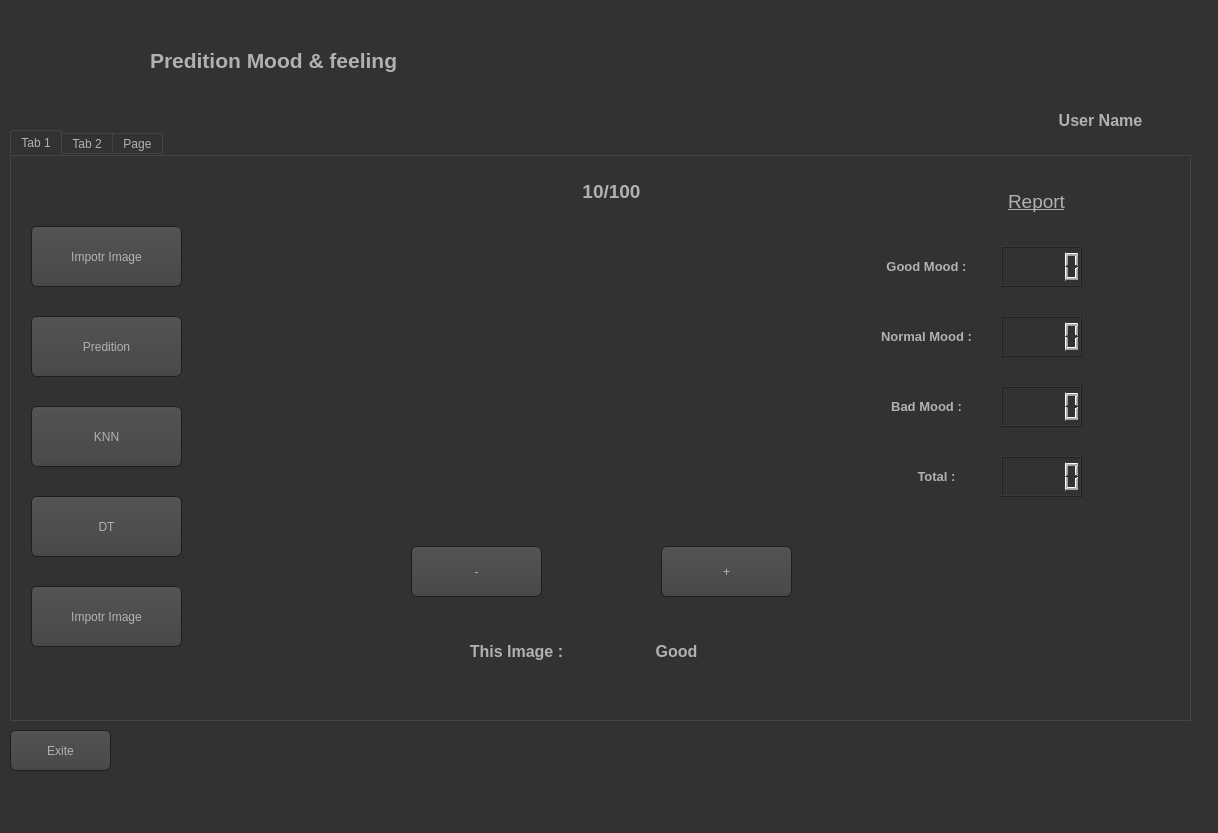
 <widget class="QMainWindow" name="MainWindow">
  <property name="geometry">
   <rect>
    <x>0</x>
    <y>0</y>
    <width>1218</width>
    <height>833</height>
   </rect>
  </property>
  <property name="windowTitle">
   <string>MainWindow</string>
  </property>
  <property name="styleSheet">
   <string notr="true">QToolTip
{
     border: 1px solid black;
     background-color: #ffa02f;
     padding: 1px;
     border-radius: 3px;
     opacity: 100;
}

QWidget
{
    color: #b1b1b1;
    background-color: #323232;
}

QTreeView, QListView
{
    background-color: silver;
    margin-left: 5px;
}

QWidget:item:hover
{
    background-color: QLinearGradient( x1: 0, y1: 0, x2: 0, y2: 1, stop: 0 #ffa02f, stop: 1 #ca0619);
    color: #000000;
}

QWidget:item:selected
{
    background-color: QLinearGradient( x1: 0, y1: 0, x2: 0, y2: 1, stop: 0 #ffa02f, stop: 1 #d7801a);
}

QMenuBar::item
{
    background: transparent;
}

QMenuBar::item:selected
{
    background: transparent;
    border: 1px solid #ffaa00;
}

QMenuBar::item:pressed
{
    background: #444;
    border: 1px solid #000;
    background-color: QLinearGradient(
        x1:0, y1:0,
        x2:0, y2:1,
        stop:1 #212121,
        stop:0.4 #343434/*,
        stop:0.2 #343434,
        stop:0.1 #ffaa00*/
    );
    margin-bottom:-1px;
    padding-bottom:1px;
}

QMenu
{
    border: 1px solid #000;
}

QMenu::item
{
    padding: 2px 20px 2px 20px;
}

QMenu::item:selected
{
    color: #000000;
}

QWidget:disabled
{
    color: #808080;
    background-color: #323232;
}

QAbstractItemView
{
    background-color: QLinearGradient( x1: 0, y1: 0, x2: 0, y2: 1, stop: 0 #4d4d4d, stop: 0.1 #646464, stop: 1 #5d5d5d);
}

QWidget:focus
{
    /*border: 1px solid darkgray;*/
}

QLineEdit
{
    background-color: QLinearGradient( x1: 0, y1: 0, x2: 0, y2: 1, stop: 0 #4d4d4d, stop: 0 #646464, stop: 1 #5d5d5d);
    padding: 1px;
    border-style: solid;
    border: 1px solid #1e1e1e;
    border-radius: 5;
}

QPushButton
{
    color: #b1b1b1;
    background-color: QLinearGradient( x1: 0, y1: 0, x2: 0, y2: 1, stop: 0 #565656, stop: 0.1 #525252, stop: 0.5 #4e4e4e, stop: 0.9 #4a4a4a, stop: 1 #464646);
    border-width: 1px;
    border-color: #1e1e1e;
    border-style: solid;
    border-radius: 6;
    padding: 3px;
    font-size: 12px;
    padding-left: 5px;
    padding-right: 5px;
    min-width: 40px;
}

QPushButton:pressed
{
    background-color: QLinearGradient( x1: 0, y1: 0, x2: 0, y2: 1, stop: 0 #2d2d2d, stop: 0.1 #2b2b2b, stop: 0.5 #292929, stop: 0.9 #282828, stop: 1 #252525);
}

QComboBox
{
    selection-background-color: #ffaa00;
    background-color: QLinearGradient( x1: 0, y1: 0, x2: 0, y2: 1, stop: 0 #565656, stop: 0.1 #525252, stop: 0.5 #4e4e4e, stop: 0.9 #4a4a4a, stop: 1 #464646);
    border-style: solid;
    border: 1px solid #1e1e1e;
    border-radius: 5;
}

QComboBox:hover,QPushButton:hover
{
    border: 2px solid QLinearGradient( x1: 0, y1: 0, x2: 0, y2: 1, stop: 0 #ffa02f, stop: 1 #d7801a);
}


QComboBox:on
{
    padding-top: 3px;
    padding-left: 4px;
    background-color: QLinearGradient( x1: 0, y1: 0, x2: 0, y2: 1, stop: 0 #2d2d2d, stop: 0.1 #2b2b2b, stop: 0.5 #292929, stop: 0.9 #282828, stop: 1 #252525);
    selection-background-color: #ffaa00;
}

QComboBox QAbstractItemView
{
    border: 2px solid darkgray;
    selection-background-color: QLinearGradient( x1: 0, y1: 0, x2: 0, y2: 1, stop: 0 #ffa02f, stop: 1 #d7801a);
}

QComboBox::drop-down
{
     subcontrol-origin: padding;
     subcontrol-position: top right;
     width: 15px;

     border-left-width: 0px;
     border-left-color: darkgray;
     border-left-style: solid; /* just a single line */
     border-top-right-radius: 3px; /* same radius as the QComboBox */
     border-bottom-right-radius: 3px;
 }

QComboBox::down-arrow
{
     image: url(:/dark_orange/img/down_arrow.png);
}

QGroupBox
{
    border: 1px solid darkgray;
    margin-top: 10px;
}

QGroupBox:focus
{
    border: 1px solid darkgray;
}

QTextEdit:focus
{
    border: 1px solid darkgray;
}

QScrollBar:horizontal {
     border: 1px solid #222222;
     background: QLinearGradient( x1: 0, y1: 0, x2: 0, y2: 1, stop: 0.0 #121212, stop: 0.2 #282828, stop: 1 #484848);
     height: 7px;
     margin: 0px 16px 0 16px;
}

QScrollBar::handle:horizontal
{
      background: QLinearGradient( x1: 0, y1: 0, x2: 1, y2: 0, stop: 0 #ffa02f, stop: 0.5 #d7801a, stop: 1 #ffa02f);
      min-height: 20px;
      border-radius: 2px;
}

QScrollBar::add-line:horizontal {
      border: 1px solid #1b1b19;
      border-radius: 2px;
      background: QLinearGradient( x1: 0, y1: 0, x2: 1, y2: 0, stop: 0 #ffa02f, stop: 1 #d7801a);
      width: 14px;
      subcontrol-position: right;
      subcontrol-origin: margin;
}

QScrollBar::sub-line:horizontal {
      border: 1px solid #1b1b19;
      border-radius: 2px;
      background: QLinearGradient( x1: 0, y1: 0, x2: 1, y2: 0, stop: 0 #ffa02f, stop: 1 #d7801a);
      width: 14px;
     subcontrol-position: left;
     subcontrol-origin: margin;
}

QScrollBar::right-arrow:horizontal, QScrollBar::left-arrow:horizontal
{
      border: 1px solid black;
      width: 1px;
      height: 1px;
      background: white;
}

QScrollBar::add-page:horizontal, QScrollBar::sub-page:horizontal
{
      background: none;
}

QScrollBar:vertical
{
      background: QLinearGradient( x1: 0, y1: 0, x2: 1, y2: 0, stop: 0.0 #121212, stop: 0.2 #282828, stop: 1 #484848);
      width: 7px;
      margin: 16px 0 16px 0;
      border: 1px solid #222222;
}

QScrollBar::handle:vertical
{
      background: QLinearGradient( x1: 0, y1: 0, x2: 0, y2: 1, stop: 0 #ffa02f, stop: 0.5 #d7801a, stop: 1 #ffa02f);
      min-height: 20px;
      border-radius: 2px;
}

QScrollBar::add-line:vertical
{
      border: 1px solid #1b1b19;
      border-radius: 2px;
      background: QLinearGradient( x1: 0, y1: 0, x2: 0, y2: 1, stop: 0 #ffa02f, stop: 1 #d7801a);
      height: 14px;
      subcontrol-position: bottom;
      subcontrol-origin: margin;
}

QScrollBar::sub-line:vertical
{
      border: 1px solid #1b1b19;
      border-radius: 2px;
      background: QLinearGradient( x1: 0, y1: 0, x2: 0, y2: 1, stop: 0 #d7801a, stop: 1 #ffa02f);
      height: 14px;
      subcontrol-position: top;
      subcontrol-origin: margin;
}

QScrollBar::up-arrow:vertical, QScrollBar::down-arrow:vertical
{
      border: 1px solid black;
      width: 1px;
      height: 1px;
      background: white;
}


QScrollBar::add-page:vertical, QScrollBar::sub-page:vertical
{
      background: none;
}

QTextEdit
{
    background-color: #242424;
}

QPlainTextEdit
{
    background-color: #242424;
}

QHeaderView::section
{
    background-color: QLinearGradient(x1:0, y1:0, x2:0, y2:1, stop:0 #616161, stop: 0.5 #505050, stop: 0.6 #434343, stop:1 #656565);
    color: white;
    padding-left: 4px;
    border: 1px solid #6c6c6c;
}

QCheckBox:disabled
{
color: #414141;
}

QDockWidget::title
{
    text-align: center;
    spacing: 3px; /* spacing between items in the tool bar */
    background-color: QLinearGradient(x1:0, y1:0, x2:0, y2:1, stop:0 #323232, stop: 0.5 #242424, stop:1 #323232);
}

QDockWidget::close-button, QDockWidget::float-button
{
    text-align: center;
    spacing: 1px; /* spacing between items in the tool bar */
    background-color: QLinearGradient(x1:0, y1:0, x2:0, y2:1, stop:0 #323232, stop: 0.5 #242424, stop:1 #323232);
}

QDockWidget::close-button:hover, QDockWidget::float-button:hover
{
    background: #242424;
}

QDockWidget::close-button:pressed, QDockWidget::float-button:pressed
{
    padding: 1px -1px -1px 1px;
}

QMainWindow::separator
{
    background-color: QLinearGradient(x1:0, y1:0, x2:0, y2:1, stop:0 #161616, stop: 0.5 #151515, stop: 0.6 #212121, stop:1 #343434);
    color: white;
    padding-left: 4px;
    border: 1px solid #4c4c4c;
    spacing: 3px; /* spacing between items in the tool bar */
}

QMainWindow::separator:hover
{

    background-color: QLinearGradient(x1:0, y1:0, x2:0, y2:1, stop:0 #d7801a, stop:0.5 #b56c17 stop:1 #ffa02f);
    color: white;
    padding-left: 4px;
    border: 1px solid #6c6c6c;
    spacing: 3px; /* spacing between items in the tool bar */
}

QToolBar::handle
{
     spacing: 3px; /* spacing between items in the tool bar */
     background: url(:/dark_orange/img/handle.png);
}

QMenu::separator
{
    height: 2px;
    background-color: QLinearGradient(x1:0, y1:0, x2:0, y2:1, stop:0 #161616, stop: 0.5 #151515, stop: 0.6 #212121, stop:1 #343434);
    color: white;
    padding-left: 4px;
    margin-left: 10px;
    margin-right: 5px;
}

QProgressBar
{
    border: 2px solid grey;
    border-radius: 5px;
    text-align: center;
}

QProgressBar::chunk
{
    background-color: #d7801a;
    width: 2.15px;
    margin: 0.5px;
}

QTabBar::tab {
    color: #b1b1b1;
    border: 1px solid #444;
    border-bottom-style: none;
    background-color: #323232;
    padding-left: 10px;
    padding-right: 10px;
    padding-top: 3px;
    padding-bottom: 2px;
    margin-right: -1px;
}

QTabWidget::pane {
    border: 1px solid #444;
    top: 1px;
}

QTabBar::tab:last
{
    margin-right: 0; /* the last selected tab has nothing to overlap with on the right */
    border-top-right-radius: 3px;
}

QTabBar::tab:first:!selected
{
 margin-left: 0px; /* the last selected tab has nothing to overlap with on the right */


    border-top-left-radius: 3px;
}

QTabBar::tab:!selected
{
    color: #b1b1b1;
    border-bottom-style: solid;
    margin-top: 3px;
    background-color: QLinearGradient(x1:0, y1:0, x2:0, y2:1, stop:1 #212121, stop:.4 #343434);
}

QTabBar::tab:selected
{
    border-top-left-radius: 3px;
    border-top-right-radius: 3px;
    margin-bottom: 0px;
}

QTabBar::tab:!selected:hover
{
    /*border-top: 2px solid #ffaa00;
    padding-bottom: 3px;*/
    border-top-left-radius: 3px;
    border-top-right-radius: 3px;
    background-color: QLinearGradient(x1:0, y1:0, x2:0, y2:1, stop:1 #212121, stop:0.4 #343434, stop:0.2 #343434, stop:0.1 #ffaa00);
}

QRadioButton::indicator:checked, QRadioButton::indicator:unchecked{
    color: #b1b1b1;
    background-color: #323232;
    border: 1px solid #b1b1b1;
    border-radius: 6px;
}

QRadioButton::indicator:checked
{
    background-color: qradialgradient(
        cx: 0.5, cy: 0.5,
        fx: 0.5, fy: 0.5,
        radius: 1.0,
        stop: 0.25 #ffaa00,
        stop: 0.3 #323232
    );
}

QCheckBox::indicator{
    color: #b1b1b1;
    background-color: #323232;
    border: 1px solid #b1b1b1;
    width: 9px;
    height: 9px;
}

QRadioButton::indicator
{
    border-radius: 6px;
}

QRadioButton::indicator:hover, QCheckBox::indicator:hover
{
    border: 1px solid #ffaa00;
}

QCheckBox::indicator:checked
{
    image:url(:/dark_orange/img/checkbox.png);
}

QCheckBox::indicator:disabled, QRadioButton::indicator:disabled
{
    border: 1px solid #444;
}


QSlider::groove:horizontal {
    border: 1px solid #3A3939;
    height: 8px;
    background: #201F1F;
    margin: 2px 0;
    border-radius: 2px;
}

QSlider::handle:horizontal {
    background: QLinearGradient( x1: 0, y1: 0, x2: 0, y2: 1,
      stop: 0.0 silver, stop: 0.2 #a8a8a8, stop: 1 #727272);
    border: 1px solid #3A3939;
    width: 14px;
    height: 14px;
    margin: -4px 0;
    border-radius: 2px;
}

QSlider::groove:vertical {
    border: 1px solid #3A3939;
    width: 8px;
    background: #201F1F;
    margin: 0 0px;
    border-radius: 2px;
}

QSlider::handle:vertical {
    background: QLinearGradient( x1: 0, y1: 0, x2: 0, y2: 1, stop: 0.0 silver,
      stop: 0.2 #a8a8a8, stop: 1 #727272);
    border: 1px solid #3A3939;
    width: 14px;
    height: 14px;
    margin: 0 -4px;
    border-radius: 2px;
}

QAbstractSpinBox {
    padding-top: 2px;
    padding-bottom: 2px;
    border: 1px solid darkgray;

    border-radius: 2px;
    min-width: 50px;
}
</string>
  </property>
  <widget class="QWidget" name="centralwidget">
   <widget class="QTabWidget" name="tabWidget">
    <property name="geometry">
     <rect>
      <x>10</x>
      <y>130</y>
      <width>1181</width>
      <height>591</height>
     </rect>
    </property>
    <property name="styleSheet">
     <string notr="true">QToolTip
{
     border: 1px solid black;
     background-color: #D1DBCB;
     padding: 1px;
     border-radius: 3px;
     opacity: 100;
}

QWidget
{
    color: #b1b1b1;
    background-color: #323232;
}

QWidget:item:hover
{
    background-color: QLinearGradient( x1: 0, y1: 0, x2: 0, y2: 1, stop: 0 #D1DBCB, stop: 1 #b2b6af);
    color: #000000;
}

QWidget:item:selected
{
    background-color: QLinearGradient( x1: 0, y1: 0, x2: 0, y2: 1, stop: 0 #D1DBCB, stop: 1 #b2b6af);
}

QMenuBar::item
{
    background: transparent;
}

QMenuBar::item:selected
{
    background: transparent;
    border: 1px solid #fdf6e3;
}

QMenuBar::item:pressed
{
    background: #444;
    border: 1px solid #000;
    background-color: QLinearGradient(
        x1:0, y1:0,
        x2:0, y2:1,
        stop:1 #212121,
        stop:0.4 #343434/*,
        stop:0.2 #343434,
        stop:0.1 #fdf6e3*/
    );
    margin-bottom:-1px;
    padding-bottom:1px;
}

QMenu
{
    border: 1px solid #000;
}

QMenu::item
{
    padding: 2px 20px 2px 20px;
}

QMenu::item:selected
{
    color: #000000;
}

QWidget:disabled
{
    color: #404040;
    background-color: #323232;
}

QAbstractItemView
{
    background-color: QLinearGradient( x1: 0, y1: 0, x2: 0, y2: 1, stop: 0 #4d4d4d, stop: 0.1 #646464, stop: 1 #5d5d5d);
}

QWidget:focus
{
    /*border: 2px solid QLinearGradient( x1: 0, y1: 0, x2: 0, y2: 1, stop: 0
     #D1DBCB, stop: 1 #b2b6af);*/
}

QLineEdit
{
    background-color: QLinearGradient( x1: 0, y1: 0, x2: 0, y2: 1, stop: 0 #4d4d4d, stop: 0 #646464, stop: 1 #5d5d5d);
    padding: 1px;
    border-style: solid;
    border: 1px solid #1e1e1e;
    border-radius: 5;
}

QPushButton
{
    color: #b1b1b1;
    background-color: QLinearGradient( x1: 0, y1: 0, x2: 0, y2: 1, stop: 0 #565656, stop: 0.1 #525252, stop: 0.5 #4e4e4e, stop: 0.9 #4a4a4a, stop: 1 #464646);
    border-width: 1px;
    border-color: #1e1e1e;
    border-style: solid;
    border-radius: 6;
    padding: 3px;
    font-size: 12px;
    padding-left: 5px;
    padding-right: 5px;
}

QPushButton:pressed
{
    background-color: QLinearGradient( x1: 0, y1: 0, x2: 0, y2: 1, stop: 0 #2d2d2d, stop: 0.1 #2b2b2b, stop: 0.5 #292929, stop: 0.9 #282828, stop: 1 #252525);
}

QComboBox
{
    selection-background-color: #fdf6e3;
    background-color: QLinearGradient( x1: 0, y1: 0, x2: 0, y2: 1, stop: 0 #565656, stop: 0.1 #525252, stop: 0.5 #4e4e4e, stop: 0.9 #4a4a4a, stop: 1 #464646);
    border-style: solid;
    border: 1px solid #1e1e1e;
    border-radius: 5;
}

QComboBox:hover,QPushButton:hover
{
    border: 2px solid QLinearGradient( x1: 0, y1: 0, x2: 0, y2: 1, stop: 0
    #D1DBCB, stop: 1 #b2b6af);
}


QComboBox:on
{
    padding-top: 3px;
    padding-left: 4px;
    background-color: QLinearGradient( x1: 0, y1: 0, x2: 0, y2: 1, stop: 0 #2d2d2d, stop: 0.1 #2b2b2b, stop: 0.5 #292929, stop: 0.9 #282828, stop: 1 #252525);
    selection-background-color: #fdf6e3;
}

QComboBox QAbstractItemView
{
    border: 2px solid darkgray;
    selection-background-color: QLinearGradient( x1: 0, y1: 0, x2: 0, y2: 1,
     stop: 0 #D1DBCB, stop: 1 #b2b6af);
}

QComboBox::drop-down
{
     subcontrol-origin: padding;
     subcontrol-position: top right;
     width: 15px;

     border-left-width: 0px;
     border-left-color: darkgray;
     border-left-style: solid; /* just a single line */
     border-top-right-radius: 3px; /* same radius as the QComboBox */
     border-bottom-right-radius: 3px;
 }

QComboBox::down-arrow
{
     image: url(:/down_arrow.png);
}

QGroupBox:focus
{
border: 2px solid QLinearGradient( x1: 0, y1: 0, x2: 0, y2: 1, stop: 0
#D1DBCB, stop: 1 #b2b6af);
}

QTextEdit:focus
{
    border: 2px solid QLinearGradient( x1: 0, y1: 0, x2: 0, y2: 1, stop: 0
    #D1DBCB, stop: 1 #b2b6af);
}

QScrollArea:focus {
border: 1px solid black;
}

QScrollBar:horizontal {
     border: 1px solid #222222;
     background: QLinearGradient( x1: 0, y1: 0, x2: 0, y2: 1, stop: 0.0 #121212, stop: 0.2 #282828, stop: 1 #484848);
     height: 7px;
     margin: 0px 16px 0 16px;
}

QScrollBar::handle:horizontal
{
      background: QLinearGradient( x1: 0, y1: 0, x2: 1, y2: 0, stop: 0
      #D1DBCB, stop: 0.5 #b2b6af, stop: 1 #D1DBCB);
      min-height: 20px;
      border-radius: 2px;
}

QScrollBar::add-line:horizontal {
      border: 1px solid #1b1b19;
      border-radius: 2px;
      background: QLinearGradient( x1: 0, y1: 0, x2: 1, y2: 0, stop: 0
      #D1DBCB, stop: 1 #b2b6af);
      width: 14px;
      subcontrol-position: right;
      subcontrol-origin: margin;
}

QScrollBar::sub-line:horizontal {
      border: 1px solid #1b1b19;
      border-radius: 2px;
      background: QLinearGradient( x1: 0, y1: 0, x2: 1, y2: 0, stop: 0
      #D1DBCB, stop: 1 #b2b6af);
      width: 14px;
     subcontrol-position: left;
     subcontrol-origin: margin;
}

QScrollBar::right-arrow:horizontal, QScrollBar::left-arrow:horizontal
{
      border: 1px solid black;
      width: 1px;
      height: 1px;
      background: white;
}

QScrollBar::add-page:horizontal, QScrollBar::sub-page:horizontal
{
      background: none;
}

QScrollBar:vertical
{
      background: QLinearGradient( x1: 0, y1: 0, x2: 1, y2: 0, stop: 0.0 #121212, stop: 0.2 #282828, stop: 1 #484848);
      width: 7px;
      margin: 16px 0 16px 0;
      border: 1px solid #222222;
}

QScrollBar::handle:vertical
{
      background: QLinearGradient( x1: 0, y1: 0, x2: 0, y2: 1, stop: 0
      #D1DBCB, stop: 0.5 #b2b6af, stop: 1 #D1DBCB);
      min-height: 20px;
      border-radius: 2px;
}

QScrollBar::add-line:vertical
{
      border: 1px solid #1b1b19;
      border-radius: 2px;
      background: QLinearGradient( x1: 0, y1: 0, x2: 0, y2: 1, stop: 0
      #D1DBCB, stop: 1 #b2b6af);
      height: 14px;
      subcontrol-position: bottom;
      subcontrol-origin: margin;
}

QScrollBar::sub-line:vertical
{
      border: 1px solid #1b1b19;
      border-radius: 2px;
      background: QLinearGradient( x1: 0, y1: 0, x2: 0, y2: 1, stop: 0 #b2b6af,
      stop: 1 #D1DBCB);
      height: 14px;
      subcontrol-position: top;
      subcontrol-origin: margin;
}

QScrollBar::up-arrow:vertical, QScrollBar::down-arrow:vertical
{
      border: 1px solid black;
      width: 1px;
      height: 1px;
      background: white;
}


QScrollBar::add-page:vertical, QScrollBar::sub-page:vertical
{
      background: none;
}

QTextEdit
{
    background-color: #242424;
}

QPlainTextEdit
{
    background-color: #242424;
}

QHeaderView::section
{
    background-color: QLinearGradient(x1:0, y1:0, x2:0, y2:1, stop:0 #616161, stop: 0.5 #505050, stop: 0.6 #434343, stop:1 #656565);
    color: white;
    padding-left: 4px;
    border: 1px solid #6c6c6c;
}

QCheckBox:disabled
{
color: #414141;
}

QDockWidget::title
{
    text-align: center;
    spacing: 3px; /* spacing between items in the tool bar */
    background-color: QLinearGradient(x1:0, y1:0, x2:0, y2:1, stop:0 #323232, stop: 0.5 #242424, stop:1 #323232);
}

QDockWidget::close-button, QDockWidget::float-button
{
    text-align: center;
    spacing: 1px; /* spacing between items in the tool bar */
    background-color: QLinearGradient(x1:0, y1:0, x2:0, y2:1, stop:0 #323232, stop: 0.5 #242424, stop:1 #323232);
}

QDockWidget::close-button:hover, QDockWidget::float-button:hover
{
    background: #242424;
}

QDockWidget::close-button:pressed, QDockWidget::float-button:pressed
{
    padding: 1px -1px -1px 1px;
}

QMainWindow::separator
{
    background-color: QLinearGradient(x1:0, y1:0, x2:0, y2:1, stop:0 #161616, stop: 0.5 #151515, stop: 0.6 #212121, stop:1 #343434);
    color: white;
    padding-left: 4px;
    border: 1px solid #4c4c4c;
    spacing: 3px; /* spacing between items in the tool bar */
}

QMainWindow::separator:hover
{

    background-color: QLinearGradient(x1:0, y1:0, x2:0, y2:1, stop:0 #b2b6af,
    stop:0.5 #b56c17 stop:1 #D1DBCB);
    color: white;
    padding-left: 4px;
    border: 1px solid #6c6c6c;
    spacing: 3px; /* spacing between items in the tool bar */
}

QToolBar {
    border: 1px transparent #323232;
    background: 1px solid #323232;
}

QToolBar::handle
{
     spacing: 3px; /* spacing between items in the tool bar */
     background: url(:/images/handle.png);
}

QMenu::separator
{
    height: 2px;
    background-color: QLinearGradient(x1:0, y1:0, x2:0, y2:1, stop:0 #161616, stop: 0.5 #151515, stop: 0.6 #212121, stop:1 #343434);
    color: white;
    padding-left: 4px;
    margin-left: 10px;
    margin-right: 5px;
}

QProgressBar
{
    border: 2px solid grey;
    border-radius: 5px;
    text-align: center;
}

QProgressBar::chunk
{
    background-color: #b2b6af;
    width: 2.15px;
    margin: 0.5px;
}

QTabBar::tab {
    color: #b1b1b1;
    border: 1px solid #444;
    border-bottom-style: none;
    background-color: #323232;
    padding-left: 10px;
    padding-right: 10px;
    padding-top: 3px;
    padding-bottom: 2px;
    margin-right: -1px;
}

QTabWidget::pane {
    border: 1px solid #444;
    top: 1px;
}

QTabBar::tab:last
{
    margin-right: 0; /* the last selected tab has nothing to overlap with on the right */
    border-top-right-radius: 3px;
}

QTabBar::tab:first:!selected
{
 margin-left: 0px; /* the last selected tab has nothing to overlap with on the right */


    border-top-left-radius: 3px;
}

QTabBar::tab:!selected
{
    color: #b1b1b1;
    border-bottom-style: solid;
    margin-top: 3px;
    background-color: QLinearGradient(x1:0, y1:0, x2:0, y2:1, stop:1 #212121, stop:.4 #343434);
}

QTabBar::tab:selected
{
    border-top-left-radius: 3px;
    border-top-right-radius: 3px;
    margin-bottom: 0px;
}

QTabBar::tab:!selected:hover
{
    /*border-top: 2px solid #fdf6e3;
    padding-bottom: 3px;*/
    border-top-left-radius: 3px;
    border-top-right-radius: 3px;
    background-color: QLinearGradient(x1:0, y1:0, x2:0, y2:1, stop:1 #212121, stop:0.4 #343434, stop:0.2 #343434, stop:0.1 #fdf6e3);
}

QRadioButton::indicator:checked, QRadioButton::indicator:unchecked{
    color: #b1b1b1;
    background-color: #323232;
    border: 1px solid #b1b1b1;
    border-radius: 6px;
}

QRadioButton::indicator:checked
{
    background-color: qradialgradient(
        cx: 0.5, cy: 0.5,
        fx: 0.5, fy: 0.5,
        radius: 1.0,
        stop: 0.25 #fdf6e3,
        stop: 0.3 #323232
    );
}

QCheckBox::indicator{
    color: #b1b1b1;
    background-color: #323232;
    border: 1px solid #b1b1b1;
    width: 9px;
    height: 9px;
}

QRadioButton::indicator
{
    border-radius: 6px;
}

QRadioButton::indicator:hover, QCheckBox::indicator:hover
{
    border: 1px solid #fdf6e3;
}

QCheckBox::indicator:checked
{
    image:url(:/images/checkbox.png);
}

QCheckBox::indicator:disabled, QRadioButton::indicator:disabled
{
    border: 1px solid #444;
}</string>
    </property>
    <property name="currentIndex">
     <number>0</number>
    </property>
    <widget class="QWidget" name="tab">
     <attribute name="title">
      <string>Tab 1</string>
     </attribute>
     <widget class="QLabel" name="label_5">
      <property name="geometry">
       <rect>
        <x>370</x>
        <y>80</y>
        <width>431</width>
        <height>281</height>
       </rect>
      </property>
      <property name="styleSheet">
       <string notr="true">
image: url(:/newPrefix/chill1.png);</string>
      </property>
      <property name="text">
       <string/>
      </property>
     </widget>
     <widget class="QLabel" name="label_6">
      <property name="geometry">
       <rect>
        <x>520</x>
        <y>10</y>
        <width>161</width>
        <height>51</height>
       </rect>
      </property>
      <property name="text">
       <string>&lt;html&gt;&lt;head/&gt;&lt;body&gt;&lt;p align=&quot;center&quot;&gt;&lt;span style=&quot; font-size:14pt; font-weight:600;&quot;&gt;10/100&lt;/span&gt;&lt;/p&gt;&lt;/body&gt;&lt;/html&gt;</string>
      </property>
     </widget>
     <widget class="QPushButton" name="pushButton_2">
      <property name="geometry">
       <rect>
        <x>400</x>
        <y>390</y>
        <width>131</width>
        <height>51</height>
       </rect>
      </property>
      <property name="whatsThis">
       <string>&lt;html&gt;&lt;head/&gt;&lt;body&gt;&lt;p align=&quot;center&quot;&gt;&lt;span style=&quot; font-size:14pt; font-weight:600;&quot;&gt;+&lt;/span&gt;&lt;/p&gt;&lt;/body&gt;&lt;/html&gt;</string>
      </property>
      <property name="text">
       <string>-</string>
      </property>
     </widget>
     <widget class="QPushButton" name="pushButton_3">
      <property name="geometry">
       <rect>
        <x>650</x>
        <y>390</y>
        <width>131</width>
        <height>51</height>
       </rect>
      </property>
      <property name="whatsThis">
       <string>&lt;html&gt;&lt;head/&gt;&lt;body&gt;&lt;p align=&quot;center&quot;&gt;&lt;span style=&quot; font-size:14pt; font-weight:600;&quot;&gt;+&lt;/span&gt;&lt;/p&gt;&lt;/body&gt;&lt;/html&gt;</string>
      </property>
      <property name="text">
       <string>+</string>
      </property>
     </widget>
     <widget class="QPushButton" name="pushButton_4">
      <property name="geometry">
       <rect>
        <x>20</x>
        <y>70</y>
        <width>151</width>
        <height>61</height>
       </rect>
      </property>
      <property name="text">
       <string>Impotr Image</string>
      </property>
     </widget>
     <widget class="QPushButton" name="pushButton_5">
      <property name="geometry">
       <rect>
        <x>20</x>
        <y>160</y>
        <width>151</width>
        <height>61</height>
       </rect>
      </property>
      <property name="text">
       <string>Predition</string>
      </property>
     </widget>
     <widget class="QPushButton" name="pushButton_6">
      <property name="geometry">
       <rect>
        <x>20</x>
        <y>250</y>
        <width>151</width>
        <height>61</height>
       </rect>
      </property>
      <property name="text">
       <string>KNN</string>
      </property>
     </widget>
     <widget class="QPushButton" name="pushButton_7">
      <property name="geometry">
       <rect>
        <x>20</x>
        <y>340</y>
        <width>151</width>
        <height>61</height>
       </rect>
      </property>
      <property name="text">
       <string>DT</string>
      </property>
     </widget>
     <widget class="QPushButton" name="pushButton_8">
      <property name="geometry">
       <rect>
        <x>20</x>
        <y>430</y>
        <width>151</width>
        <height>61</height>
       </rect>
      </property>
      <property name="text">
       <string>Impotr Image</string>
      </property>
     </widget>
     <widget class="QLabel" name="label_7">
      <property name="geometry">
       <rect>
        <x>970</x>
        <y>30</y>
        <width>111</width>
        <height>31</height>
       </rect>
      </property>
      <property name="text">
       <string>&lt;html&gt;&lt;head/&gt;&lt;body&gt;&lt;p align=&quot;center&quot;&gt;&lt;span style=&quot; font-size:14pt; text-decoration: underline;&quot;&gt;Report&lt;/span&gt;&lt;/p&gt;&lt;/body&gt;&lt;/html&gt;</string>
      </property>
     </widget>
     <widget class="QLCDNumber" name="lcdNumber">
      <property name="geometry">
       <rect>
        <x>990</x>
        <y>90</y>
        <width>81</width>
        <height>41</height>
       </rect>
      </property>
     </widget>
     <widget class="QLabel" name="label_9">
      <property name="geometry">
       <rect>
        <x>850</x>
        <y>90</y>
        <width>131</width>
        <height>41</height>
       </rect>
      </property>
      <property name="text">
       <string>&lt;html&gt;&lt;head/&gt;&lt;body&gt;&lt;p align=&quot;center&quot;&gt;&lt;span style=&quot; font-size:10pt; font-weight:600;&quot;&gt;Good Mood :&lt;/span&gt;&lt;/p&gt;&lt;/body&gt;&lt;/html&gt;</string>
      </property>
     </widget>
     <widget class="QLabel" name="label_10">
      <property name="geometry">
       <rect>
        <x>850</x>
        <y>160</y>
        <width>131</width>
        <height>41</height>
       </rect>
      </property>
      <property name="text">
       <string>&lt;html&gt;&lt;head/&gt;&lt;body&gt;&lt;p align=&quot;center&quot;&gt;&lt;span style=&quot; font-size:10pt; font-weight:600;&quot;&gt;Normal Mood :&lt;/span&gt;&lt;/p&gt;&lt;/body&gt;&lt;/html&gt;</string>
      </property>
     </widget>
     <widget class="QLabel" name="label_11">
      <property name="geometry">
       <rect>
        <x>850</x>
        <y>230</y>
        <width>131</width>
        <height>41</height>
       </rect>
      </property>
      <property name="text">
       <string>&lt;html&gt;&lt;head/&gt;&lt;body&gt;&lt;p align=&quot;center&quot;&gt;&lt;span style=&quot; font-size:10pt; font-weight:600;&quot;&gt;Bad Mood :&lt;/span&gt;&lt;/p&gt;&lt;/body&gt;&lt;/html&gt;</string>
      </property>
     </widget>
     <widget class="QLCDNumber" name="lcdNumber_2">
      <property name="geometry">
       <rect>
        <x>990</x>
        <y>160</y>
        <width>81</width>
        <height>41</height>
       </rect>
      </property>
     </widget>
     <widget class="QLCDNumber" name="lcdNumber_3">
      <property name="geometry">
       <rect>
        <x>990</x>
        <y>230</y>
        <width>81</width>
        <height>41</height>
       </rect>
      </property>
     </widget>
     <widget class="QLabel" name="label_8">
      <property name="geometry">
       <rect>
        <x>420</x>
        <y>470</y>
        <width>171</width>
        <height>51</height>
       </rect>
      </property>
      <property name="text">
       <string>&lt;html&gt;&lt;head/&gt;&lt;body&gt;&lt;p align=&quot;center&quot;&gt;&lt;span style=&quot; font-size:12pt; font-weight:600;&quot;&gt;This Image :&lt;/span&gt;&lt;/p&gt;&lt;/body&gt;&lt;/html&gt;</string>
      </property>
     </widget>
     <widget class="QLabel" name="label_12">
      <property name="geometry">
       <rect>
        <x>610</x>
        <y>470</y>
        <width>111</width>
        <height>51</height>
       </rect>
      </property>
      <property name="text">
       <string>&lt;html&gt;&lt;head/&gt;&lt;body&gt;&lt;p align=&quot;center&quot;&gt;&lt;span style=&quot; font-size:12pt; font-weight:600;&quot;&gt;Good&lt;/span&gt;&lt;/p&gt;&lt;/body&gt;&lt;/html&gt;</string>
      </property>
     </widget>
     <widget class="QLabel" name="label_13">
      <property name="geometry">
       <rect>
        <x>860</x>
        <y>300</y>
        <width>131</width>
        <height>41</height>
       </rect>
      </property>
      <property name="text">
       <string>&lt;html&gt;&lt;head/&gt;&lt;body&gt;&lt;p align=&quot;center&quot;&gt;&lt;span style=&quot; font-size:10pt; font-weight:600;&quot;&gt;Total :&lt;/span&gt;&lt;/p&gt;&lt;/body&gt;&lt;/html&gt;</string>
      </property>
     </widget>
     <widget class="QLCDNumber" name="lcdNumber_4">
      <property name="geometry">
       <rect>
        <x>990</x>
        <y>300</y>
        <width>81</width>
        <height>41</height>
       </rect>
      </property>
     </widget>
    </widget>
    <widget class="QWidget" name="tab_2">
     <attribute name="title">
      <string>Tab 2</string>
     </attribute>
    </widget>
    <widget class="QWidget" name="tab_3">
     <attribute name="title">
      <string>Page</string>
     </attribute>
    </widget>
   </widget>
   <widget class="QPushButton" name="pushButton">
    <property name="geometry">
     <rect>
      <x>10</x>
      <y>730</y>
      <width>101</width>
      <height>41</height>
     </rect>
    </property>
    <property name="text">
     <string>Exite</string>
    </property>
   </widget>
   <widget class="QLabel" name="label">
    <property name="geometry">
     <rect>
      <x>0</x>
      <y>10</y>
      <width>171</width>
      <height>111</height>
     </rect>
    </property>
    <property name="styleSheet">
     <string notr="true">image: url(:/m/logo.jpg);</string>
    </property>
    <property name="text">
     <string/>
    </property>
   </widget>
   <widget class="QLabel" name="label_2">
    <property name="geometry">
     <rect>
      <x>150</x>
      <y>30</y>
      <width>351</width>
      <height>61</height>
     </rect>
    </property>
    <property name="text">
     <string>&lt;html&gt;&lt;head/&gt;&lt;body&gt;&lt;p&gt;&lt;span style=&quot; font-size:16pt; font-weight:600;&quot;&gt;Predition Mood &amp;amp; feeling&lt;/span&gt;&lt;/p&gt;&lt;/body&gt;&lt;/html&gt;</string>
    </property>
   </widget>
   <widget class="QLabel" name="label_3">
    <property name="geometry">
     <rect>
      <x>1010</x>
      <y>10</y>
      <width>181</width>
      <height>81</height>
     </rect>
    </property>
    <property name="styleSheet">
     <string notr="true">image: url(:/newPrefix/user.jpg);</string>
    </property>
    <property name="text">
     <string/>
    </property>
   </widget>
   <widget class="QLabel" name="label_4">
    <property name="geometry">
     <rect>
      <x>1010</x>
      <y>100</y>
      <width>181</width>
      <height>41</height>
     </rect>
    </property>
    <property name="text">
     <string>&lt;html&gt;&lt;head/&gt;&lt;body&gt;&lt;p align=&quot;center&quot;&gt;&lt;span style=&quot; font-size:12pt; font-weight:600;&quot;&gt;User Name&lt;/span&gt;&lt;/p&gt;&lt;/body&gt;&lt;/html&gt;</string>
    </property>
   </widget>
  </widget>
  <widget class="QMenuBar" name="menubar">
   <property name="geometry">
    <rect>
     <x>0</x>
     <y>0</y>
     <width>1218</width>
     <height>26</height>
    </rect>
   </property>
  </widget>
  <widget class="QStatusBar" name="statusbar"/>
 </widget>
